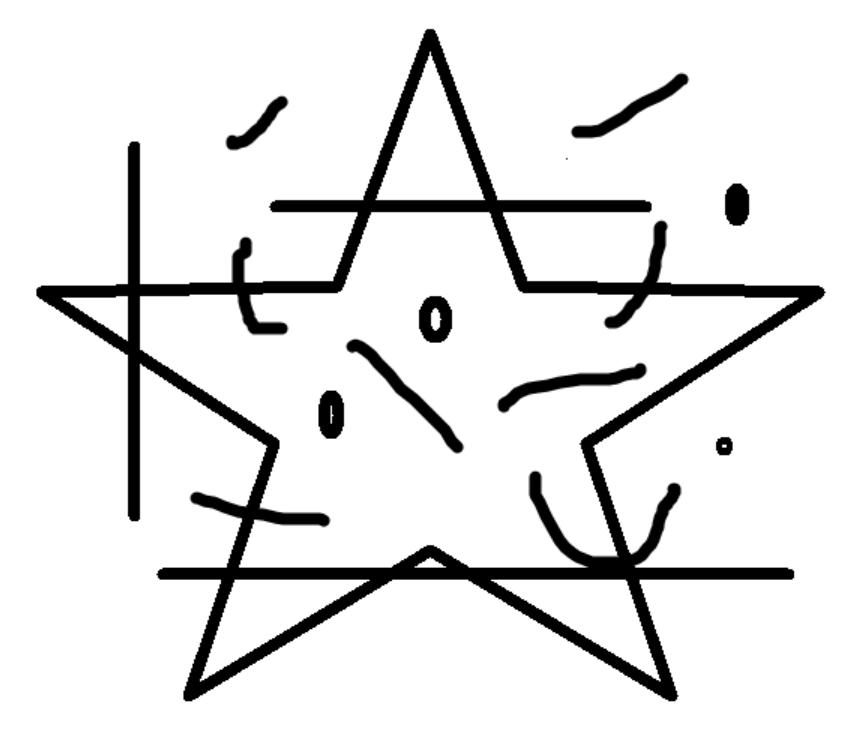
#> input picture Exercise_2/Question_3/ex3.png, 867 x 731 px
$ python main1.py
#> lines starting #> are read from the running program, lines starting #| are printed output that depends on the picture; after the words box and inside, x2 and y2 are one past the last pixel; in counts of white or black regions, pixels touching at a corner belong together; pictures that were not available may be replaced by others from this repository, and a replacement may not be noted
import cv2 as cv
import numpy as np
import matplotlib.pyplot as plt

# -----------------------------
# B1. Đọc và xử lý ảnh
# -----------------------------
img_resize = (1000, 1000)
corner_resize = (50, 50)

# Ảnh ngôi sao
img = cv.imread('ex3.png', cv.IMREAD_GRAYSCALE)
#> img is the input picture: shape (731, 867); min 0, max 255, mean 228.9
resize_img = cv.resize(img, img_resize)
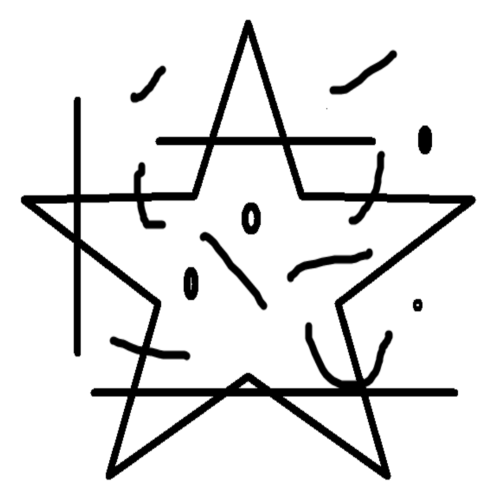
#> resize_img: shape (1000, 1000) (shown at 1/2 size); min 0, max 255, mean 228.9

# Ảnh đỉnh mẫu
corner_img = cv.imread('corner_edge.png', cv.IMREAD_GRAYSCALE)
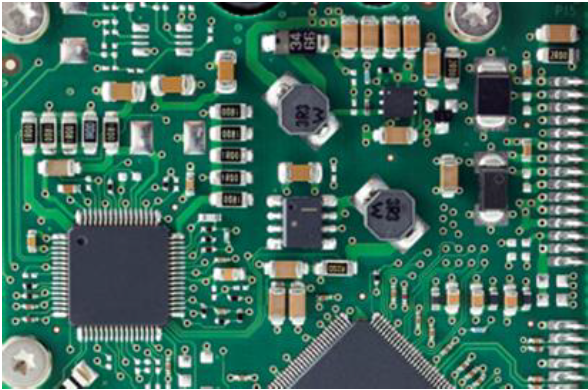
#> input picture Exercise_2/Question_2/source_image.png, 588 x 390 px, given in place of corner_edge.png, which was not available
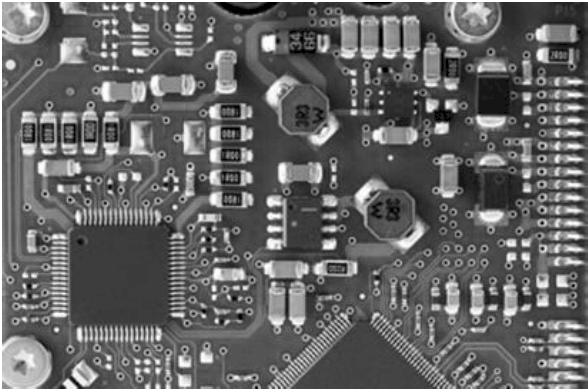
#> corner_img: shape (390, 588); min 0, max 255, mean 101.4
print("Kích thước ảnh đỉnh mẫu ban đầu:", corner_img.shape)
#| Kích thước ảnh đỉnh mẫu ban đầu: (390, 588)
# resize_corner = cv.resize(corner_img, corner_resize)

# Làm mượt
# img_blurred = cv.GaussianBlur(resize_img, (11, 11), 0)
# corner_blurred = cv.GaussianBlur(resize_corner, (5, 5), 0)

# Threshold (ra dạng 0–1)
_, binary_img = cv.threshold(resize_img, 0, 255, cv.THRESH_BINARY_INV + cv.THRESH_OTSU)
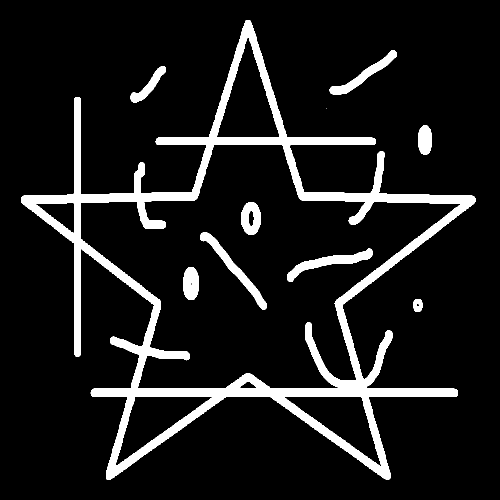
#> binary_img: shape (1000, 1000) (shown at 1/2 size); 10.2% white; 10 white regions (1 under 20 px), largest, box (x1, y1, x2, y2) and area: (42, 40, 952, 959) 86534, (400, 464, 534, 620) 3010, (574, 497, 746, 564) 2980
_, binary_corner = cv.threshold(corner_img, 0, 255, cv.THRESH_BINARY + cv.THRESH_OTSU)
#> binary_corner: shape (390, 588); 25.8% white; 599 white regions (233 under 20 px), largest, box (x1, y1, x2, y2) and area: (0, 0, 588, 390) 10481, (21, 140, 68, 225) 1006, (92, 81, 146, 103) 881


edges = cv.Canny(binary_img, 30, 150)
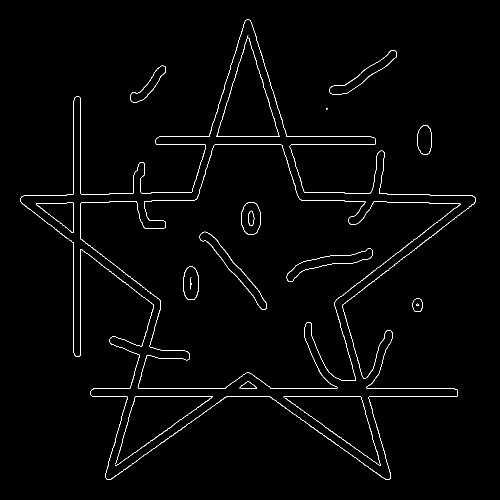
#> edges: shape (1000, 1000) (shown at 1/2 size); 1.4% white in thin lines or dots, all inside (x1, y1, x2, y2) = (41, 39, 952, 959)


# Kernel
kernel = binary_corner.copy()

# Tạo bản sao để floodfill
im_floodfill = kernel.copy()

# Tạo mask (phải lớn hơn ảnh 2 pixel theo mỗi chiều)
h, w = kernel.shape[:2]
#> h = 390; w = 588
mask = np.zeros((h+2, w+2), np.uint8)
print(mask)
#> (printed output is left out)
# Flood fill từ góc ảnh (giả định vùng nền ngoài cùng)
cv.floodFill(im_floodfill, mask, (0, 30), 255)
print("Intensity tại (x, y): ", im_floodfill[10, 30])
#| Intensity tại (x, y):  255
im_floodfill = im_floodfill // 255

plt.figure(figsize=(12, 6))
plt.imshow(im_floodfill, cmap='gray')
plt.title('Ảnh nhị phân góc đỉnh ngôi sao')
plt.show()

count_1 = np.sum(im_floodfill == 0)
#> count_1 = 170259
print("Số phần tử bằng 1 trong im_floodfill là:", count_1)
#| Số phần tử bằng 1 trong im_floodfill là: 170259


kernel_erode = cv.getStructuringElement(cv.MORPH_RECT, (3, 3))
print(kernel_erode)
kernel_hit_miss_erode = cv.morphologyEx(im_floodfill, cv.MORPH_ERODE, kernel_erode, iterations = 2)
#> kernel_hit_miss_erode: shape (390, 588); values 0 (black) and 1 (white), 7.8% white; 227 white regions (102 under 20 px), largest, box (x1, y1, x2, y2) and area: (0, 338, 49, 390) 1966, (0, 0, 39, 42) 974, (100, 83, 144, 101) 556
kernel_hit_miss_dilate = cv.morphologyEx(im_floodfill, cv.MORPH_DILATE, kernel_erode, iterations = 2)
#> kernel_hit_miss_dilate: shape (390, 588); values 0 (black) and 1 (white), 52.9% white; 77 black regions (51 under 20 px), largest, box (x1, y1, x2, y2) and area: (4, 4, 588, 387) 105719, (439, 343, 467, 382) 315, (24, 125, 52, 141) 222


kernel_hit = im_floodfill.copy()
kernel_miss = np.where(im_floodfill == 0, -1, 0)
kernel_misshit = kernel_hit + kernel_miss


subtract_1 = cv.subtract(im_floodfill, kernel_hit_miss_erode, dtype = cv.CV_8U)
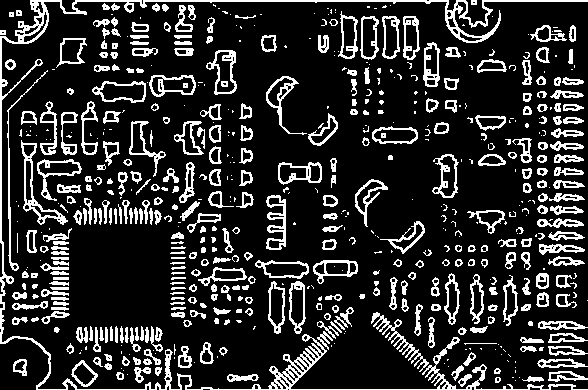
#> subtract_1: shape (390, 588); values 0 (black) and 1 (white), 17.9% white in thin lines or dots
subtract_2 = cv.subtract(kernel_hit_miss_dilate, im_floodfill, dtype = cv.CV_8U)
#> subtract_2: shape (390, 588); values 0 (black) and 1 (white), 27.2% white in thin lines or dots
result = cv.add(subtract_1, subtract_2)
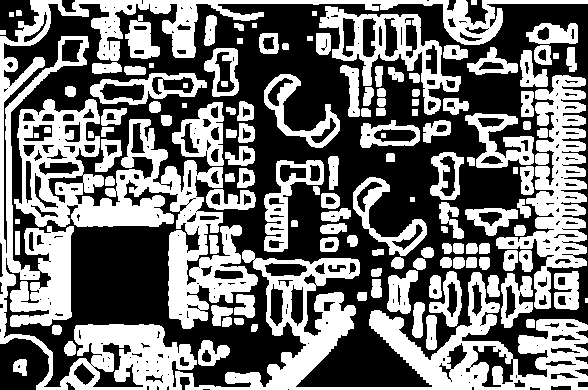
#> result: shape (390, 588); values 0 (black) and 1 (white), 45.1% white; 134 white regions (1 under 20 px), largest, box (x1, y1, x2, y2) and area: (0, 0, 588, 390) 38646, (14, 99, 258, 329) 16953, (496, 75, 587, 309) 8130

# Khởi tạo kernel mới toàn -1 (background mặc định)
kernel_new = np.full(kernel_hit_miss_erode.shape, -1, dtype=np.int8)

# Nếu pixel trong erosion = 1 ⇒ foreground
kernel_new[kernel_hit_miss_erode == 1] = 1

# Nếu pixel trong result = 1 ⇒ don't care
kernel_new[result == 1] = 0

# Nếu pixel trong dilation = 0 ⇒ background (-1)
kernel_new[kernel_hit_miss_dilate == 0] = -1


count_2 = np.sum(kernel_misshit == -1)
#> count_2 = 170259
print("Số phần tử bằng 1 trong im_floodfill là:", count_2)
#| Số phần tử bằng 1 trong im_floodfill là: 170259


count_zero = np.sum(kernel_misshit == 0)
#> count_zero = 0
print("Số phần tử bằng 0 là:", count_zero)
#| Số phần tử bằng 0 là: 0
print("Kích thước kernel:", kernel_misshit.shape)
#| Kích thước kernel: (390, 588)
print("Kernel sinh ra:\n", kernel_misshit)
#> (printed output is left out)

output_image = cv.morphologyEx(binary_img, cv.MORPH_HITMISS, kernel_new.astype(np.int8))
#> output_image: shape (1000, 1000); every value is 0

# -----------------------------
# B4. Hiển thị kết quả
# -----------------------------


plt.figure(figsize=(18, 10))
plt.subplot(2, 3, 1)
plt.imshow(subtract_1, cmap='gray')
plt.title('Ảnh nhị phân góc đỉnh ngôi sao')
plt.axis('off')

plt.subplot(2, 3, 2)
plt.imshow(subtract_2, cmap='gray')
plt.title('Kết quả phát hiện đỉnh (Hit-or-Miss)')
plt.axis('off')

plt.subplot(2, 3, 3)
plt.imshow(result, cmap='gray')   # ảnh thứ ba
plt.title('Ảnh khác hoặc kết quả trung gian')
plt.axis('off')

plt.subplot(2, 3, 4)
plt.imshow(kernel_hit_miss_erode, cmap='gray')
plt.title('Ảnh nhị phân góc đỉnh ngôi sao')
plt.axis('off')

plt.subplot(2, 3, 5)
plt.imshow(kernel_hit_miss_dilate, cmap='gray')
plt.title('Kết quả phát hiện đỉnh (Hit-or-Miss)')
plt.axis('off')

plt.subplot(2, 3, 6)
plt.imshow(im_floodfill, cmap='gray')   # ảnh thứ ba
plt.title('Ảnh khác hoặc kết quả trung gian')
plt.axis('off')


# -----------------------------
# B5. Đánh dấu vị trí đỉnh lên ảnh
# -----------------------------
coords = np.column_stack(np.where(output_image > 0))
#> coords = empty array
print("Số đỉnh phát hiện được:", len(coords))
#| Số đỉnh phát hiện được: 0
print("Toạ độ các đỉnh:\n", coords)
#| Toạ độ các đỉnh:
#|  []

img_color = cv.cvtColor((binary_img * 255).astype(np.uint8), cv.COLOR_GRAY2BGR)
for (y, x) in coords:
    cv.circle(img_color, (x, y), 10, (0, 0, 255), -1)
#> this loop made 0 passes
# plt.figure(figsize=(12, 6))

plt.figure(figsize=(8, 8))

# Ảnh nền: ảnh nhị phân
plt.imshow(binary_img, cmap='gray')

# Ảnh màu có đánh dấu: đè lên (phải chuyển sang RGB để matplotlib hiểu)
plt.imshow(cv.cvtColor(img_color, cv.COLOR_BGR2RGB), alpha=0.3)

plt.title('Ảnh nhị phân và vị trí đỉnh phát hiện được')
plt.axis('off')
plt.show()


cv.imshow("Binary", binary_img)
cv.waitKey()
cv.destroyAllWindows()
